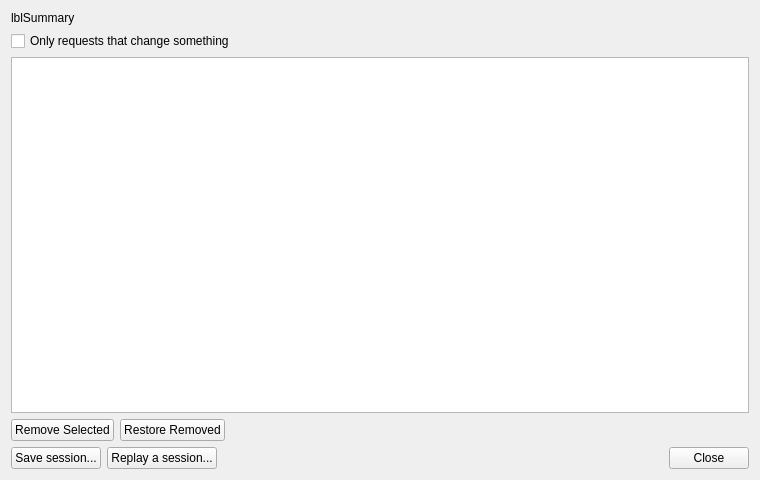
<?xml version="1.0" encoding="UTF-8"?>
<ui version="4.0">
 <class>SessionDialog</class>
 <widget class="QDialog" name="SessionDialog">
  <property name="geometry">
   <rect>
    <x>0</x>
    <y>0</y>
    <width>760</width>
    <height>480</height>
   </rect>
  </property>
  <property name="minimumSize">
   <size>
    <width>560</width>
    <height>340</height>
   </size>
  </property>
  <property name="windowTitle">
   <string>Session</string>
  </property>
  <property name="windowIcon">
   <iconset resource="../gui/icons/icons.qrc">
    <normaloff>:/icons/session.svg</normaloff>:/icons/session.svg</iconset>
  </property>
  <layout class="QVBoxLayout" name="verticalLayout">
   <item>
    <widget class="QLabel" name="labelSummary">
     <property name="text">
      <string>lblSummary</string>
     </property>
     <property name="wordWrap">
      <bool>true</bool>
     </property>
    </widget>
   </item>
   <item>
    <widget class="QCheckBox" name="checkBoxChangesOnly">
     <property name="toolTip">
      <string>Hide the requests that only read -- inspecting, drawing, summarising. Everything is still recorded; this only changes what is shown and saved</string>
     </property>
     <property name="text">
      <string>Only requests that change something</string>
     </property>
    </widget>
   </item>
   <item>
    <widget class="QTableWidget" name="tableRequests">
     <property name="alternatingRowColors">
      <bool>true</bool>
     </property>
     <property name="selectionMode">
      <enum>QAbstractItemView::SelectionMode::ExtendedSelection</enum>
     </property>
     <property name="selectionBehavior">
      <enum>QAbstractItemView::SelectionBehavior::SelectRows</enum>
     </property>
     <attribute name="verticalHeaderVisible">
      <bool>false</bool>
     </attribute>
    </widget>
   </item>
   <item>
    <layout class="QHBoxLayout" name="editLayout">
     <item>
      <widget class="QPushButton" name="pushButtonRemove">
       <property name="toolTip">
        <string>Leave the selected requests out of the session you save. The journal keeps them</string>
       </property>
       <property name="text">
        <string>Remove Selected</string>
       </property>
       <property name="autoDefault">
        <bool>false</bool>
       </property>
      </widget>
     </item>
     <item>
      <widget class="QPushButton" name="pushButtonRestore">
       <property name="toolTip">
        <string>Bring back every request removed from this list</string>
       </property>
       <property name="text">
        <string>Restore Removed</string>
       </property>
       <property name="autoDefault">
        <bool>false</bool>
       </property>
      </widget>
     </item>
     <item>
      <spacer name="editSpacer">
       <property name="orientation">
        <enum>Qt::Orientation::Horizontal</enum>
       </property>
       <property name="sizeHint" stdset="0">
        <size>
         <width>40</width>
         <height>20</height>
        </size>
       </property>
      </spacer>
     </item>
    </layout>
   </item>
   <item>
    <layout class="QHBoxLayout" name="horizontalLayout">
     <item>
      <widget class="QPushButton" name="pushButtonSave">
       <property name="toolTip">
        <string>Write the requests shown to a file, so they can be replayed later or attached to a bug report</string>
       </property>
       <property name="text">
        <string>Save session...</string>
       </property>
       <property name="autoDefault">
        <bool>false</bool>
       </property>
      </widget>
     </item>
     <item>
      <widget class="QPushButton" name="pushButtonReplay">
       <property name="toolTip">
        <string>Read a saved session and run it against the project that is open now. Each step names the object it ran on, and one this project does not have is reported rather than skipped. Requests that only read are not run again</string>
       </property>
       <property name="text">
        <string>Replay a session...</string>
       </property>
       <property name="autoDefault">
        <bool>false</bool>
       </property>
      </widget>
     </item>
     <item>
      <spacer name="horizontalSpacer">
       <property name="orientation">
        <enum>Qt::Orientation::Horizontal</enum>
       </property>
       <property name="sizeHint" stdset="0">
        <size>
         <width>40</width>
         <height>20</height>
        </size>
       </property>
      </spacer>
     </item>
     <item>
      <widget class="QPushButton" name="pushButtonClose">
       <property name="text">
        <string>Close</string>
       </property>
       <property name="autoDefault">
        <bool>false</bool>
       </property>
      </widget>
     </item>
    </layout>
   </item>
  </layout>
 </widget>
 <resources>
  <include location="../gui/icons/icons.qrc" />
 </resources>
 <connections />
</ui>
